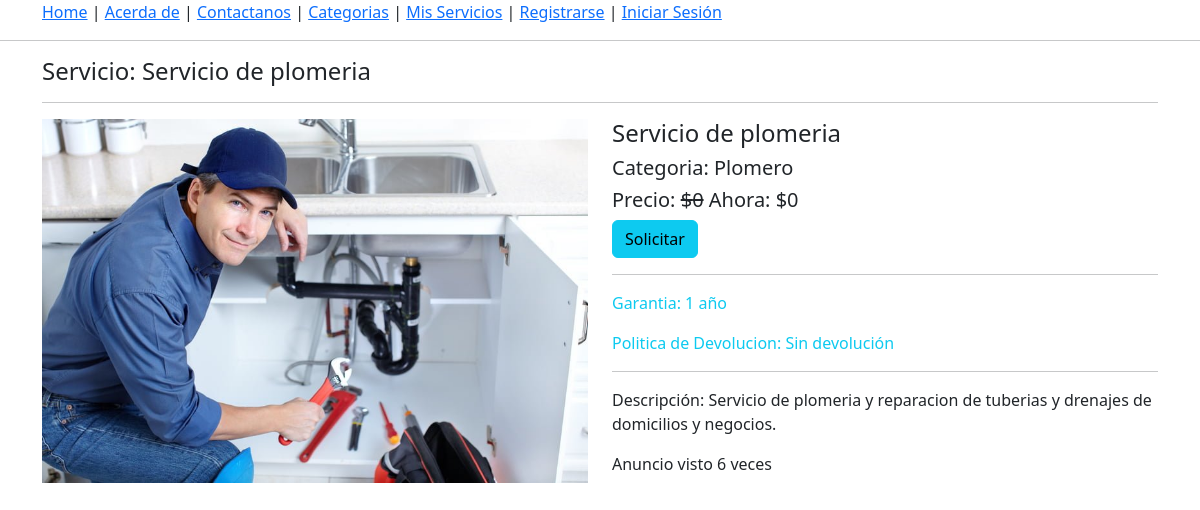
The page /servicio/servicio_de_plomeria/ on the database its author committed.
### woof/models.py (models this page shows, shortened)
class Servicio(models.Model):
    titulo = models.CharField(max_length=30)
    slug = models.SlugField(unique=True)
    categoria = models.ForeignKey(Categoria, on_delete=models.CASCADE)
    imagen = models.ImageField(upload_to="servicios")
    precio_mercado = models.PositiveIntegerField()
    precio_venta = models.PositiveIntegerField()
    descripcion = models.TextField()
    garantia = models.CharField(max_length=300, null = True, blank = True)
    devolucion = models.CharField(max_length=300, null = True, blank = True)
    conteo_vistas = models.PositiveIntegerField(default = 0)

class Categoria(models.Model):
    titulo = models.CharField(max_length=200)
    slug = models.SlugField(unique=True)
    def __str__ (self):
        return self.titulo

### woof/views.py (the view)
# urls.py: path("servicio/<slug:slug>/", DetalleServicio.as_view(), name="detalle"),
class DetalleServicio(TemplateView):
    template_name = "detalleServicio.html"
    def get_context_data(self, **kwargs):
        context = super().get_context_data(**kwargs)
        url_slug = self.kwargs['slug']
        servicio = Servicio.objects.get(slug = url_slug)
        servicio.conteo_vistas += 1
        servicio.save()
        context['servicio'] = servicio
        return context

### templates/detalleServicio.html (shortened to what this page needs)
{% extends 'base.html' %}
{% block content %}
<div class="container">
    <h4>Servicio: {{servicio.titulo}}</h4><hr>
    <div class="row">
        <div class="col-md-6">
            <img src="{{servicio.imagen.url}}" alt="" class="img-fluid">
        </div>
        <div class="col-md-6">
            <h4>{{servicio.titulo}}</h4>
            <h5>Categoria: {{servicio.categoria}}</h5>
            <h5>Precio: <strike>${{servicio.precio_mercado}}</strike> Ahora: ${{servicio.precio_venta}}</h5>
            <a href="{% url 'woof:solicitudes' servicio.id %}" class="btn btn-info">Solicitar</a>
            <hr>
            <p class="text-info">Garantia: {{servicio.garantia}}</p>
            <p class="text-info">Politica de Devolucion: {{servicio.devolucion}}</p>
            <hr>
            <p>Descripción: {{servicio.descripcion}}</p>
            <p>Anuncio visto {{servicio.conteo_vistas}} veces</p>
        </div>
    </div>
</div>
{% endblock %}

### rows shown on the page
Servicio: titulo "Servicio de plomeria", imagen (picture), categoria "Plomero", precio_mercado "0", precio_venta "0", garantia "1 año", devolucion "Sin devolución", descripcion "Servicio de plomeria y reparacion de tuberias y drenajes de domicilios y negocios.", conteo_vistas "6"
